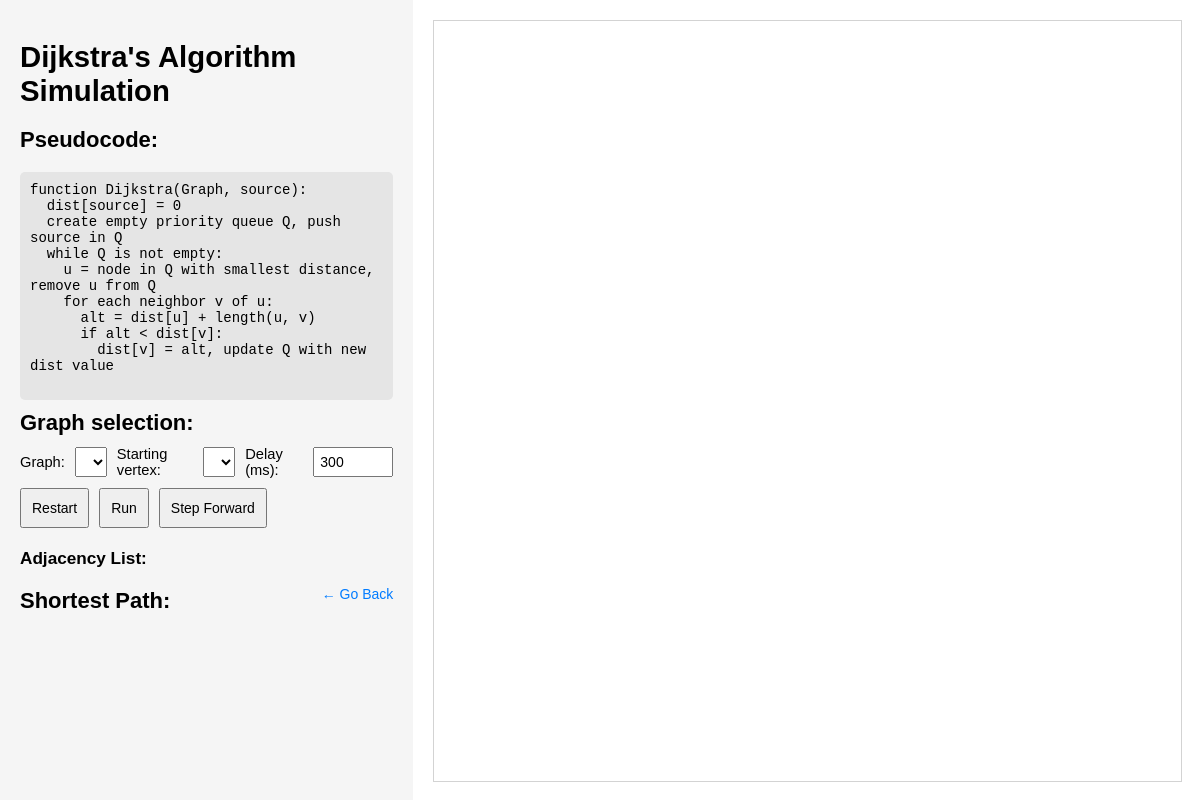
Before: /easygraph/dijkstra with the older database file.
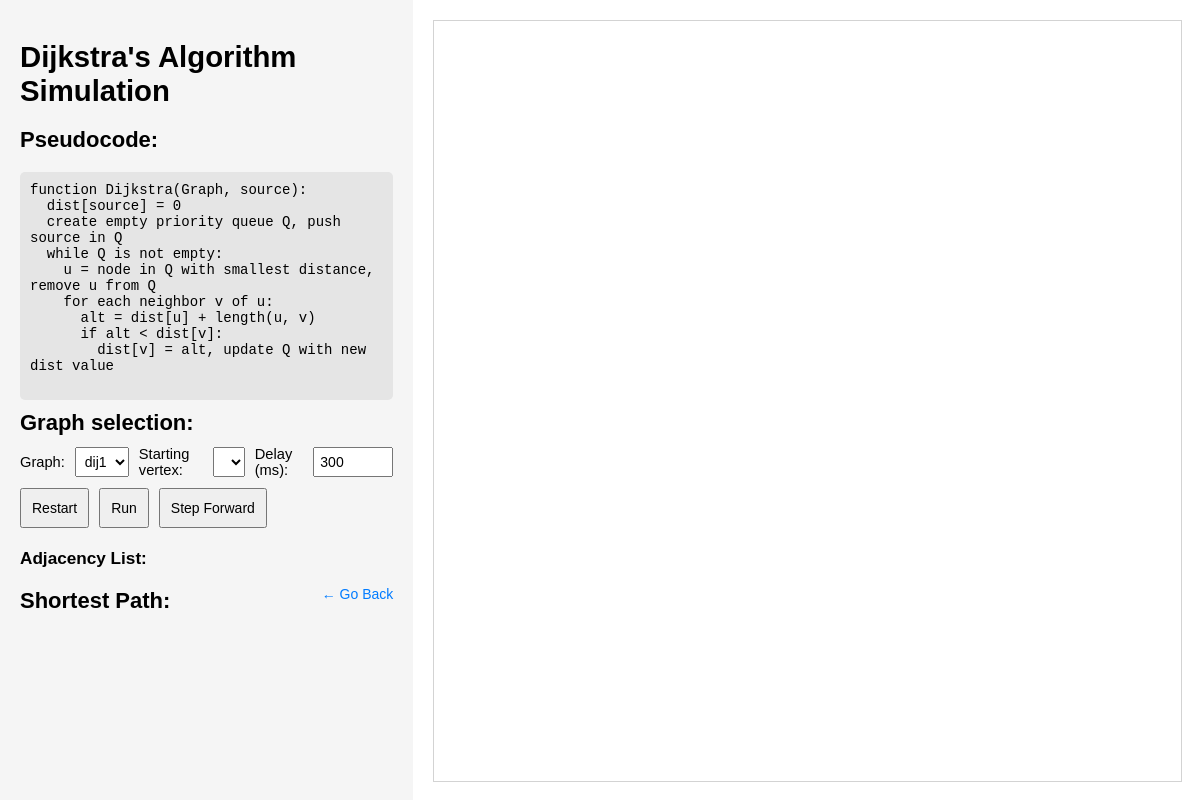
After: the same page with the newer database file.
### easygraph/models.py (models this page shows, shortened)
class Graph(models.Model):
    category = models.CharField(max_length=100)
    name = models.CharField(max_length=30)
    desc = models.CharField(max_length=200)
    undirected = models.BooleanField(default=True)

### easygraph/views.py (the view)
# urls.py: path("dijkstra", views.dijkstra, name="dijkstra"),
def dijkstra(request):
    all_graphs = Graph.objects.values('id', 'name', 'category', 'undirected')
    graphs = [
        graph for graph in all_graphs
        if 'dijkstra' in map(str.strip, graph['category'].split(','))  # Split and trim each category
    ]
    graphs_list = [{'id': graph['id'], 'name': graph['name'], 'undirected': graph['undirected']} for graph in graphs]
    return render(request, "easygraph/dijkstra.html", {"graphs": graphs_list})

### easygraph/templates/easygraph/dijkstra.html (shortened to what this page needs)
<!DOCTYPE html>
<html lang="en">
<head>
</head>
<body>
  <div class="container">
    <div class="left-column">
	    <h1>Dijkstra's Algorithm Simulation</h1>
	    <h2>Pseudocode:</h2>
        <pre class="pseudo-code">
<span id="pseudo-line-0">function Dijkstra(Graph, source):</span>
<span id="pseudo-line-1">  dist[source] = 0</span>
<span id="pseudo-line-2">  create empty priority queue Q, push source in Q</span>
<span id="pseudo-line-3">  while Q is not empty:</span>
<span id="pseudo-line-4">    u = node in Q with smallest distance, remove u from Q</span>
<span id="pseudo-line-5">    for each neighbor v of u:</span>
<span id="pseudo-line-6">      alt = dist[u] + length(u, v)</span>
<span id="pseudo-line-7">      if alt < dist[v]:</span>
<span id="pseudo-line-8">        dist[v] = alt, update Q with new dist value</span>
		</pre>
        <div class="controls">
            <div class="header-line">
            <h2>Graph selection:</h2>
            </div>
            <div class="dropdowns">
            <label for="graphSelect">Graph:</label>
            <select id="graphSelect">
                {% for graph in graphs %}
                    <option value="{{ graph.id }}">{{ graph.name }}</option>
                {% endfor %}
            </select>
            <label for="nodeSelect">Starting vertex:</label>
            <select id="nodeSelect">
            </select>
            <label for="intervalInput">Delay (ms):</label>
            <input type="number" id="intervalInput" value="300" min="0" step="100">
            </div>
            <div class="button-line">
                <button id="restart">Restart</button>
                <button id="run">Run</button>
                <button id="stepForward">Step Forward</button>
            </div>
        </div>
        <div class="adjacency-list">
            <h3>Adjacency List:</h3>
        </div>
        <div class="header-line">
            <h2>Shortest Path:</h2>
            <a href="./" class="back-link">← Go Back</a>
        </div>
    </div>
    <div class="right-column">
      <div id="mygraph"></div>
    </div>
</body>
</html>

### easygraph/templates/easygraph/dijkstra.html (style rules this page uses)
html, body { font: 11pt Arial; margin: 0; padding: 0; box-sizing: border-box; }
.container { display: flex; height: 100vh; }
.left-column { flex: 1; padding: 20px; background-color: #f5f5f5; overflow-y: auto; }
.right-column { flex: 2; padding: 20px; }
#mygraph { width: 100%; height: 100%; border: 1px solid lightgray; }
.controls { margin-bottom: 20px; }
.back-link { display: block; margin-bottom: 15px; font-size: 14px; text-decoration: none; color: #007bff; }
.header-line { display: flex; align-items: center; justify-content: space-between; }
.header-line h2 { margin: 0; }
.dropdowns { margin: 10px 0; display: flex; gap: 10px; align-items: center; }
select { padding: 5px; font-size: 14px; }
input[type="number"] { padding: 5px; font-size: 14px; width: 80px; box-sizing: border-box; }
.button-line { margin-top: 10px; display: flex; gap: 10px; }
button { padding: 10px; font-size: 14px; cursor: pointer; }
.pseudo-code { margin: 10px 0; font-size: 14px; }
pre { background-color: #e5e5e5; padding: 10px; font-size: 14px; border-radius: 5px; white-space: pre-wrap; }

Changed rows visible on the page:
added Graph: name "dij1"
